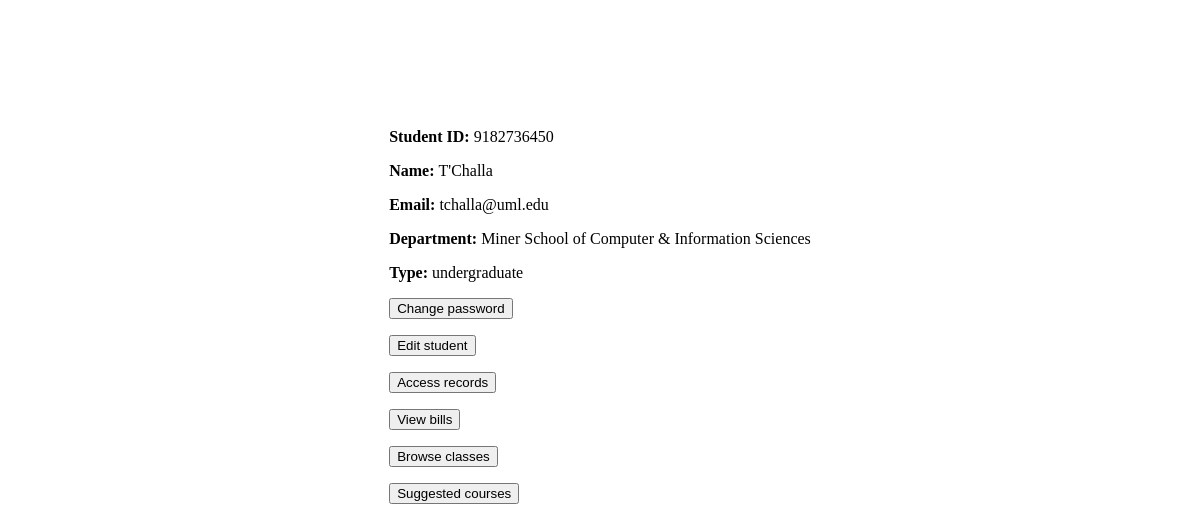
/src/student.php?student_id=9182736450, run on an earlier commit of the app's database.
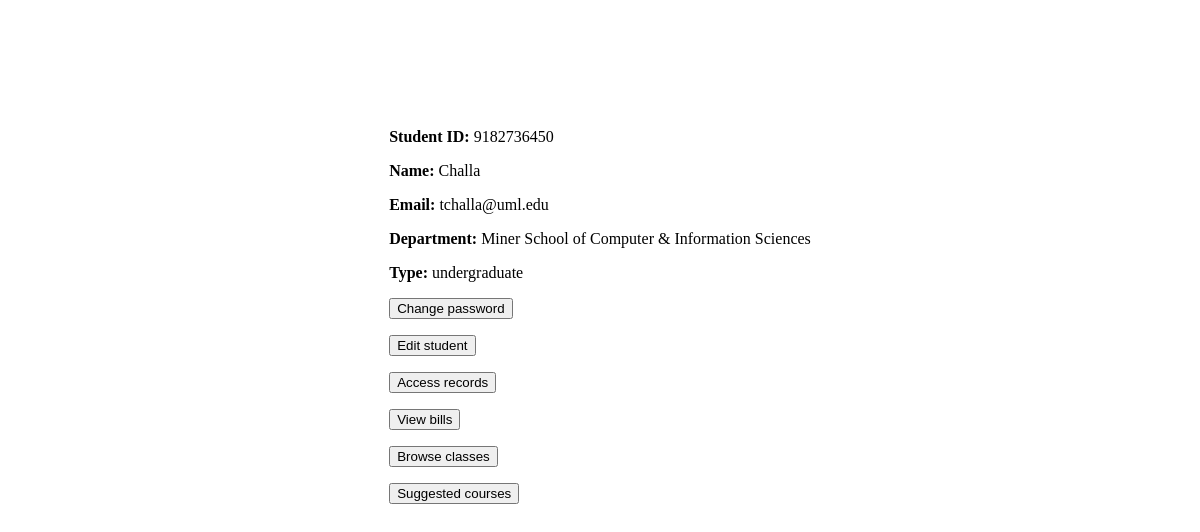
And on a later commit of the database.
### tables this page shows
create table student
(
    student_id varchar(10),
    name       varchar(20) not null,
    email      varchar(50) not null,
    dept_name  varchar(100),
    primary key (student_id),
    foreign key (dept_name) references department (dept_name)
        on delete set null
);

### src/common/pdo.php (called while the page is built)
<?php
function pdo_connect(): PDO
{
    $config = require __DIR__ . '/config.php';
    $database_config = $config['database'];
    $host = $database_config['host'];
    $dbname = $database_config['dbname'];
    $username = $database_config['username'];
    $password = $database_config['password'];
    return new PDO(
        "mysql:host=$host;dbname=$dbname;charset=utf8mb4",
        $username,
        $password,
        [
            PDO::ATTR_ERRMODE => PDO::ERRMODE_EXCEPTION,
            PDO::ATTR_DEFAULT_FETCH_MODE => PDO::FETCH_ASSOC,
            PDO::ATTR_EMULATE_PREPARES => false
        ]
    );
}
function pdo_instance(bool $original = false): PDO|null
{
    static $pdo;
    if ($original) {
        return $pdo;
    }
    if (!$pdo) {
        $pdo = pdo_connect();
    }
    return $pdo;
}
function bind_params(PDOStatement $stmt, array $params): PDOStatement
{
    foreach ($params as $key => $value) {
        $stmt->bindValue(':' . $key, $value);
    }
    return $stmt;
}
function execute(PDOStatement $stmt, array $params = []): bool
{
    if ($params !== []) {
        bind_params($stmt, $params);
    }
    return $stmt->execute();
}

### src/service/student.php (called while the page is built, shortened)
<?php
require_once __DIR__ . '/../minimal.php';
function get_student_by_id(string $student_id): array|null
{
    $stmt = pdo_instance()->prepare(
        "
            SELECT * FROM student
            WHERE student_id = :student_id
        "
    );
    execute($stmt, ["student_id" => $student_id]);
    return $stmt->rowCount() === 0 ? null : $stmt->fetch();
}
function get_undergraduate(string $student_id): array|null
{
    $stmt = pdo_instance()->prepare(
        "
            SELECT * FROM undergraduate
            WHERE student_id = :student_id
        "
    );
    execute($stmt, ['student_id' => $student_id]);
    return $stmt->rowCount() === 0 ? null : $stmt->fetch();
}
function get_student_type(string $student_id): string
{
    if (get_undergraduate($student_id) !== null) {
        return StudentType::UNDERGRADUATE;
    }
    return '';
}

### src/minimal.php (called while the page is built, shortened)
<?php
require_once __DIR__ . '/common/pdo.php';
function build_url(string $url, array $params = []): string
{
    $query_string = $params ? '?' . http_build_query($params, '', '&') : '';
    return $url . $query_string;
}

### src/student.php (the view, shortened to what this page needs)
<?php
require_once 'service/student.php';
$student_id = $_GET['student_id'];
$student = get_student_by_id($student_id);
$student_type = get_student_type($student_id);
$change_password_url = build_url(Page::CHANGE_PASSWORD, [
    'email' => $student['email']
]);
$edit_student_url = build_url(Page::EDIT_STUDENT, [
    'student_id' => $student_id
]);
$access_records_url = build_url(Page::COURSE_HISTORY, [
    'student_id' => $student_id
]);
$view_bills_url = build_url(Page::STUDENT_BILLS, [
    'student_id' => $student_id
]);
$browse_classes_url = build_url(Page::BROWSE, [
    'student_id' => $student_id
]);
$suggested_course_url = build_url(Page::SUGGESTED_COURSES, [
    'student_id' => $student_id,
    'semester' => 'Fall',
    'year' => 2025
]);
?>
<html lang="en">
<head>
</head>
<body>
<div style="display: flex; justify-content: center; margin-top: 16vh;">
  <div style="display: flex; flex-direction: column; gap: 1rem;">
    <div><b>Student ID: </b> <?= $student['student_id'] ?></div>
    <div><b>Name: </b> <?= $student['name'] ?></div>
    <div><b>Email: </b> <?= $student['email'] ?></div>
    <div><b>Department: </b> <?= $student['dept_name'] ?></div>
    <div><b>Type: </b> <?= $student_type ?></div>
    <a href="<?= $change_password_url ?>">
      <button>Change password</button>
    </a>
    <a href="<?= $edit_student_url ?>">
      <button>Edit student</button>
    </a>
    <a href="<?= $access_records_url ?>">
      <button>Access records</button>
    </a>
    <a href="<?= $view_bills_url ?>">
      <button>View bills</button>
    </a>
    <a href="<?= $browse_classes_url ?>">
      <button>Browse classes</button>
    </a>
    <a href="<?= $suggested_course_url ?>">
      <button>Suggested courses</button>
    </a>
  </div>
</div>
</body>
</html>

What changed in the data, as far as the page shows it:
changed student "tchalla@uml.edu": name "T'Challa" → "Challa"
